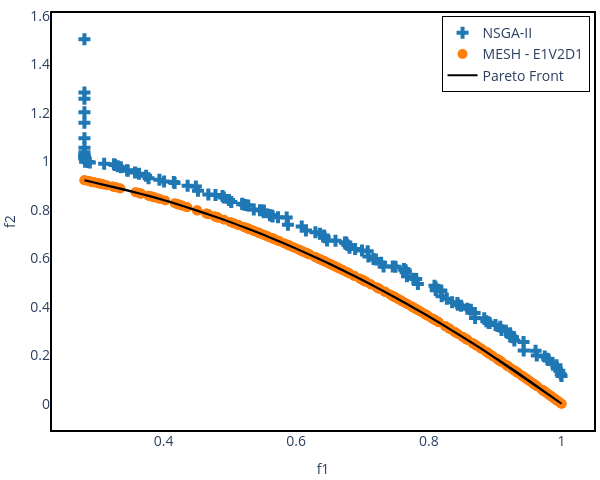

The code cell stored with this chart in its notebook:
### Markdown cell above
### MESH vs Pymoo 2D:

### Code cell
nsga2_result = pickle.load(open(f'../result/NSGA2_{experiment_name}.pkl', 'rb'))

# Creating a subplot
fig = go.Figure()

fig.add_trace(go.Scatter(x=nsga2_result['combined'][1][:,0], 
               y=nsga2_result['combined'][1][:,1],
               mode='markers', marker=dict(size=10, symbol='cross', color=mcolors.to_hex(cm.tab10(0))),
               name="NSGA-II")
               )

add_MESH = True
if(add_MESH):
    for i in range(num_dataset):
        fig.add_trace(pareto_front[i])

# Plotting the Pareto front
real_pareto_front = get_pareto(experiment_name, n_pareto_points, position_dim, 2)
fig.add_trace(
	go.Scatter(x=real_pareto_front[:,0],
		y=real_pareto_front[:,1],
		mode='lines', line=dict(width=2, color='black'),
		name='Pareto Front',
		showlegend=True
		)
	)

# Setting layout
fig.update_layout(
    shapes=[
        dict(
            type="rect",
            xref="paper", yref="paper",
            x0=0, y0=0, x1=1, y1=1,
            line=dict(color="black", width=2),
            fillcolor="rgba(0,0,0,0)"  # Transparente
        )
    ],
    xaxis=dict(title=dict(text='f1', font=dict(size=14)), tickfont=dict(size=14)),
    yaxis=dict(title=dict(text='f2', font=dict(size=14)), tickfont=dict(size=14)),
    # title=dict(
    #     text='MESH vs NSGA-II - ' + experiment_name,
    #     x=0.5,  # Centering the title
    #     xanchor='center',
    #     yanchor='top'
    # ),
    legend=dict(
        x=0.99,
        y=0.99,
        xanchor="right",
        yanchor="top",
        bgcolor="rgba(255,255,255,0.8)",  # fundo leve para não colidir com os pontos
        bordercolor="black",
        borderwidth=1,
        font=dict(size=14)
    ),
    showlegend=True,
    margin=dict(l=5, r=5, b=5, t=5), # Rearrange the margin
    width=600,   # Figure width (pixels)
    height=480,  # Figure height (pixels)
    paper_bgcolor="white",
    plot_bgcolor='white'
)

# Showing the figure
fig.show()

### Figure 1 — Plotly figure (JSON) as saved in the notebook; plotly's stock layout.template omitted (floating-point values rounded to 4 significant figures; data arrays with more than 128 entries replaced by an {"elided": "..."} marker saying what was removed)
{"data": [{"marker": {"color": "#1f77b4", "size": 10, "symbol": "cross"}, "mode": "markers", "name": "NSGA-II", "type": "scatter", "x": {"elided": "130 float values"}, "y": {"elided": "130 float values"}}, {"marker": {"color": "#ff7f0e", "size": 10, "symbol": "circle"}, "mode": "markers", "name": "MESH - E1V2D1", "showlegend": true, "type": "scatter", "x": {"elided": "300 float values"}, "y": {"elided": "300 float values"}}, {"line": {"color": "black", "width": 2}, "mode": "lines", "name": "Pareto Front", "showlegend": true, "type": "scatter", "x": {"elided": "1000 float values"}, "y": {"elided": "1000 float values"}}], "layout": {"height": 480, "legend": {"bgcolor": "rgba(255,255,255,0.8)", "bordercolor": "black", "borderwidth": 1, "font": {"size": 14}, "x": 0.99, "xanchor": "right", "y": 0.99, "yanchor": "top"}, "margin": {"b": 5, "l": 5, "r": 5, "t": 5}, "paper_bgcolor": "white", "plot_bgcolor": "white", "shapes": [{"fillcolor": "rgba(0,0,0,0)", "line": {"color": "black", "width": 2}, "type": "rect", "x0": 0, "x1": 1, "xref": "paper", "y0": 0, "y1": 1, "yref": "paper"}], "showlegend": true, "width": 600, "xaxis": {"tickfont": {"size": 14}, "title": {"font": {"size": 14}, "text": "f1"}}, "yaxis": {"tickfont": {"size": 14}, "title": {"font": {"size": 14}, "text": "f2"}}}}
